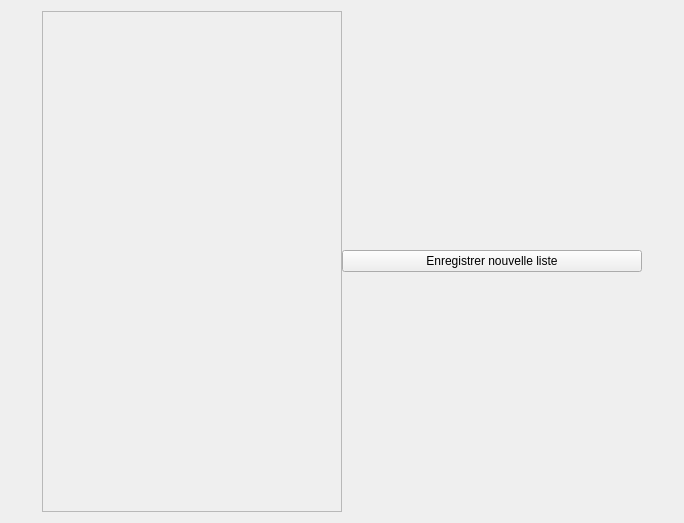
<?xml version="1.0" encoding="UTF-8"?>
<ui version="4.0">
 <class>WidgetMainWindow</class>
 <widget class="QWidget" name="WidgetMainWindow">
  <property name="geometry">
   <rect>
    <x>0</x>
    <y>0</y>
    <width>684</width>
    <height>523</height>
   </rect>
  </property>
  <property name="windowTitle">
   <string>Form</string>
  </property>
  <layout class="QHBoxLayout" name="horizontalLayout_2">
   <item>
    <layout class="QHBoxLayout" name="horizontalLayout">
     <property name="spacing">
      <number>0</number>
     </property>
     <item>
      <widget class="QScrollArea" name="scrollArea">
       <property name="maximumSize">
        <size>
         <width>300</width>
         <height>16777215</height>
        </size>
       </property>
       <property name="widgetResizable">
        <bool>true</bool>
       </property>
       <widget class="QWidget" name="scrollAreaWidgetContents">
        <property name="geometry">
         <rect>
          <x>0</x>
          <y>0</y>
          <width>298</width>
          <height>501</height>
         </rect>
        </property>
       </widget>
      </widget>
     </item>
     <item>
      <widget class="QPushButton" name="pushButton">
       <property name="maximumSize">
        <size>
         <width>300</width>
         <height>16777215</height>
        </size>
       </property>
       <property name="text">
        <string>Enregistrer nouvelle liste</string>
       </property>
      </widget>
     </item>
    </layout>
   </item>
  </layout>
 </widget>
 <resources/>
 <connections/>
</ui>
